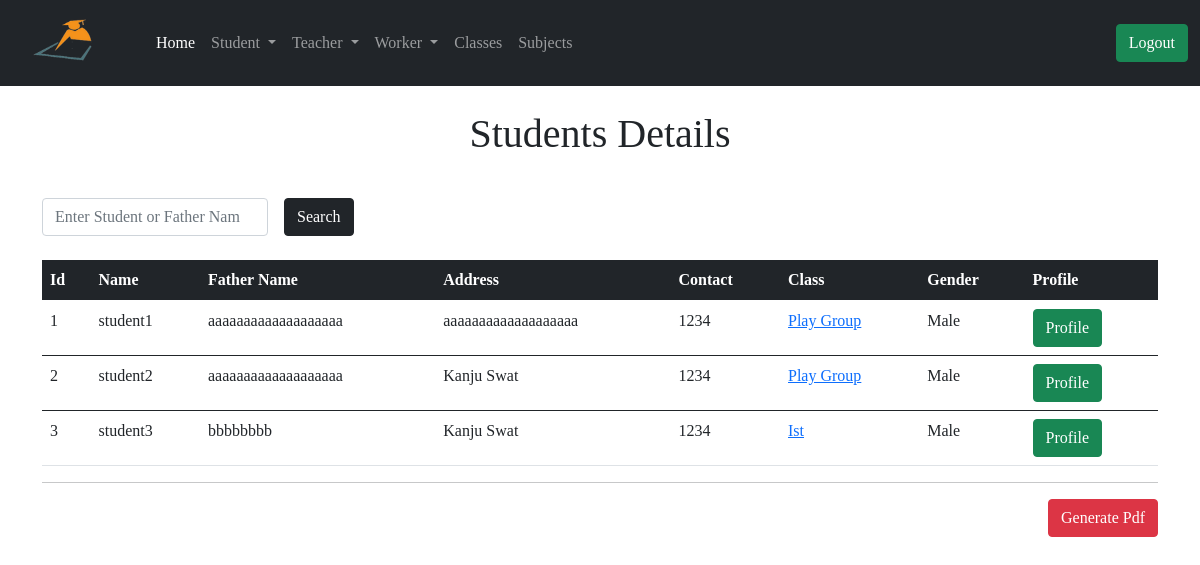
The page /admin/student_Detials (signed in) on the database its author committed.
### app/models.py (models this page shows, shortened)
class Student(db.Model):
    id = db.Column(db.Integer, primary_key=True)
    std_name = db.Column(db.String(64))
    f_name = db.Column(db.String(64))
    std_address = db.Column(db.String(128))
    std_contact = db.Column(db.String(64))
    gender = db.Column(db.String(64))
    join_date = db.Column(db.DateTime, default=datetime.utcnow())
    std_class = db.Column(db.Integer, db.ForeignKey('class.id'))
    admin_id = db.Column(db.Integer, db.ForeignKey('user.id'))

class Class(db.Model):
    id = db.Column(db.Integer, primary_key=True)
    cls_name = db.Column(db.String(64))
    cls_fee = db.Column(db.String(64))
    admin_id = db.Column(db.Integer, db.ForeignKey('user.id'))
    student = db.relationship('Student', backref='stdclass')
    leavestudent = db.relationship('LeaveStudent', backref='stdclass')
    uploadlecture = db.relationship('UploadLecture', backref='stdclass')
    teacher = db.relationship('Teacher', backref='stdclass')

### app/routes.py (the view)
@app.route('/admin/student_Detials', methods=['GET', 'POST'])
@login_required
def student_Detials():
    query = request.args.get('query')
    if query:
        students = Student.query.filter(Student.std_name.contains(query)|
                                        Student.f_name.contains(query))
        return render_template('admin/student_Detials.html', title='Student Detials', students=students, query=query)
    page = request.args.get('page', 1, type=int)
    students = Student.query.order_by(Student.id.asc()).paginate(
        page, app.config['ENTRY_PER_PAGE'], False)
    next_url = url_for('student_Detials', page=students.next_num) \
        if students.has_next else None
    prev_url = url_for('student_Detials', page=students.prev_num) \
        if students.has_prev else None
    return render_template('admin/student_Detials.html', title='Student Detials', students=students.items, next_url=next_url, prev_url=prev_url)

### app/models.py (called while the page is built)
@login.user_loader
def load_user(id):
    return User.query.get(int(id))

### app/routes.py (called while the page is built)
@app.before_request
def before_request():
    g.user = None
    if 'teacher_id' in session:
        user = Teacher.query.filter_by(id=session['teacher_id']).first()
        g.user = user

@app.before_request
def std_before_request():
    g.std_user = None
    if 'student_id' in session:
        std_user = Student.query.filter_by(id=session['student_id']).first()
        g.std_user = std_user

### app/templates/admin/student_Detials.html (shortened to what this page needs)
{% extends 'admin/base.html' %}
{% block content %}
<div class="container">
  {% if query %}
  <h1 class="text-center mt-4">Search Result About! <span class="text-primary"> {{ query }} </span></h1>
  <td> <a href=" {{ url_for('student_Detials') }} "> <button type="submit" class="btn btn-success">  Back </button> </a></td>
  {% else %}
  <h1 class="text-center mt-4">Students Details</h1>
  {% endif %}
  <form action="" method="GET">
    <div class="row g-3 align-items-center mt-4">
      <div class="col-auto">
        <input type="search" name="query" id="inputPassword6" value="{{query}}" class="form-control" placeholder="Enter Student or Father Name" required>
      </div>
      <div class="col-auto">
        <button type="submit" class="btn btn-dark">Search</button>
      </div>
    </div>
  </form>
  <table class="table mt-4">
      <thead class="table-dark">
        <tr>
          <th scope="col">Id</th>
          <th scope="col">Name</th>
          <th scope="col">Father Name</th>
          <th scope="col">Address</th>
          <th scope="col">Contact</th>
          <th scope="col">Class</th>
          <th scope="col">Gender</th>
          <th scope="col">Profile</th>
        </tr>
      </thead>
      {% for student in students %}
      <tbody>
        <tr>
          <td> {{ student.id }}</td>
          <td> {{ student.std_name }} </td>
          <td> {{ student.f_name }} </td>
          <td> {{ student.std_address }} </td>
          <td> {{ student.std_contact }} </td>
          <td> <a href=" {{ url_for('class_wise_student', std_class=student.stdclass.id)}} "> {{ student.stdclass.cls_name }} </a></td>
          <td> {{ student.gender|title() }} </td>
          <td> <a href=" {{ url_for('student_profile', id=student.id)}} "> <button type="submit" class="btn btn-success">  Profile </button> </a></td>
        </tr>
      </tbody>
      {% endfor %}
    </table>
    <hr>
    <a href="{{ url_for('student_detials_pdf') }}"><button type="submit" class="btn btn-danger float-end">Generate Pdf</button></a>
</div>
{% endblock %}

### app/templates/admin/base.html (style rules this page uses)
body { font-family: 'Times New Roman', Times, serif; }

### rows shown on the page
Student: id "1", std_name "student1", f_name "aaaaaaaaaaaaaaaaaaa", std_address "aaaaaaaaaaaaaaaaaaa", std_contact "1234", stdclass.cls_name "Play Group", gender "Male"
Student: id "2", std_name "student2", f_name "aaaaaaaaaaaaaaaaaaa", std_address "Kanju Swat", std_contact "1234", stdclass.cls_name "Play Group", gender "Male"
Student: id "3", std_name "student3", f_name "bbbbbbbb", std_address "Kanju Swat", std_contact "1234", stdclass.cls_name "Ist", gender "Male"
